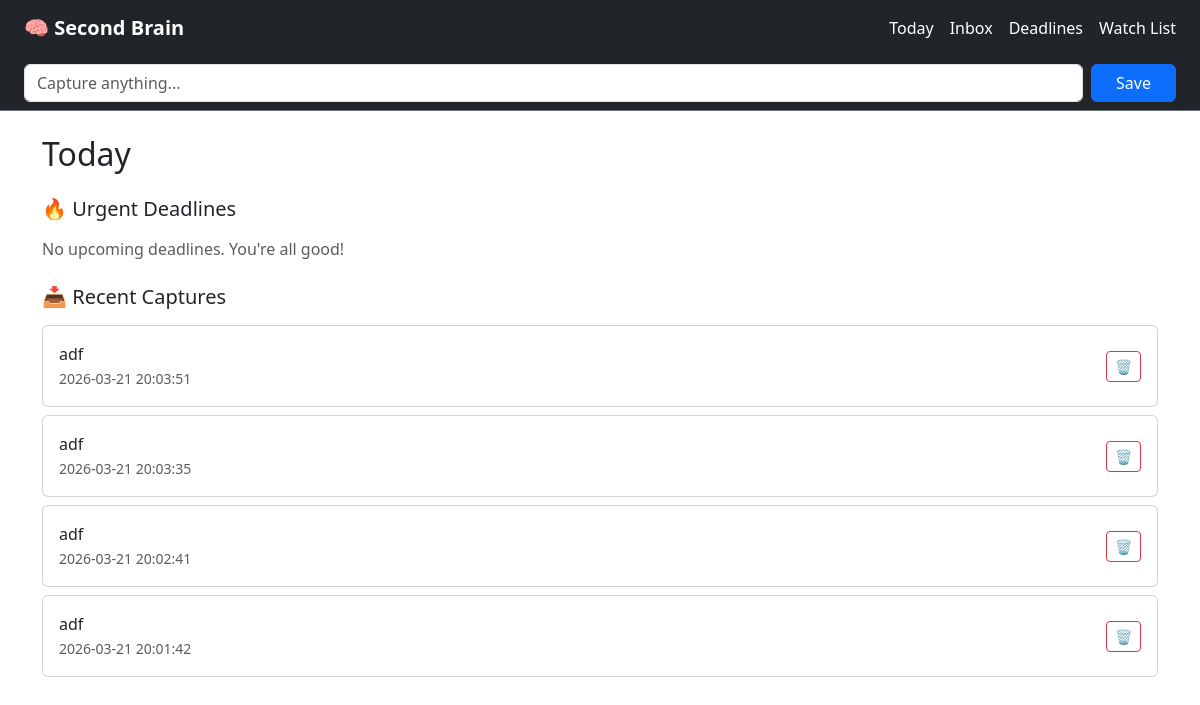
Before: / with the older database file.
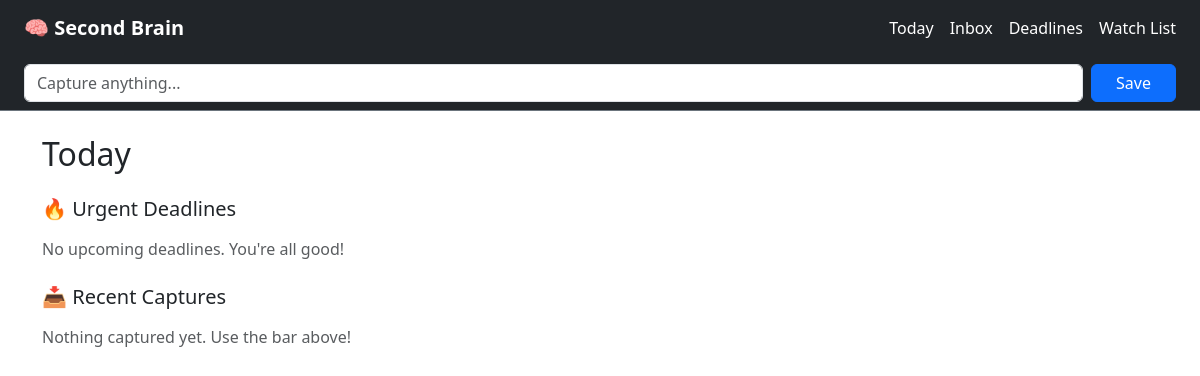
After: the same page with the newer database file.
### tables this page shows
CREATE TABLE items (
            id          INTEGER  PRIMARY KEY AUTOINCREMENT,
            content     TEXT     NOT NULL,
            type        TEXT     NOT NULL DEFAULT 'idea',
            status      TEXT     NOT NULL DEFAULT 'inbox',
            due_date    DATE,
            subject     TEXT,
            url         TEXT,
            source      TEXT     DEFAULT 'other',
            is_favorite INTEGER  NOT NULL DEFAULT 0,
            created_at  DATETIME NOT NULL DEFAULT (datetime('now'))
        );

### app.py (the view, shortened to what this page needs)
@app.route("/", methods=["GET", "POST"])
def today():
    db = get_db()
    if request.method == "POST":
        content = request.form.get("content", "").strip()
        if content:
            db.execute("INSERT INTO items (content) VALUES (?)", (content,))
            db.commit()
    deadlines = db.execute("""
        SELECT * FROM items
        WHERE type = 'deadline' AND status != 'done'
        ORDER BY due_date ASC
        LIMIT 3
    """).fetchall()
    recents = db.execute("""
        SELECT * FROM items
        ORDER BY created_at DESC
        LIMIT 5
    """).fetchall()
    db.close()
    today_date = date.today()
    tagged = []
    return render_template("today.html", tagged=tagged, recents=recents)

### database.py (called while the page is built)
def get_db():
    conn = sqlite3.connect(DB_PATH)
    conn.row_factory = sqlite3.Row
    return conn

### templates/today.html
{% extends "layout.html" %}
{% block content %}
<h2>Today</h2>
<h5 class="mt-4 mb-3">🔥 Urgent Deadlines</h5>
{% if tagged %}
  {% for item, urgency, days_left in tagged %}
    <div class="alert alert-{{ urgency }} d-flex justify-content-between align-items-center">
      <div>
        <strong>{{ item['content'] }}</strong>
        {% if item['subject'] %}
          <span class="badge bg-secondary ms-2">{{ item['subject'] }}</span>
        {% endif %}
      </div>
      <div class="d-flex align-items-center gap-3">
        <div class="text-end">
          <small>{{ item['due_date'] }}</small><br/>
          {% if days_left < 0 %}
            <small>{{ days_left|abs }} days overdue</small>
          {% elif days_left == 0 %}
            <small>Due today!</small>
          {% else %}
            <small>{{ days_left }} days left</small>
          {% endif %}
        </div>
        <form action="/delete/{{ item['id'] }}" method="POST">
          <button class="btn btn-sm btn-outline-danger" type="submit">🗑️</button>
        </form>
      </div>
    </div>
  {% endfor %}
{% else %}
  <p class="text-muted">No upcoming deadlines. You're all good!</p>
{% endif %}
<h5 class="mt-4 mb-3">📥 Recent Captures</h5>
{% if recents %}
  {% for item in recents %}
    <div class="card mb-2 p-3 d-flex flex-row justify-content-between align-items-center">
      <div>
        <p class="mb-0">{{ item['content'] }}</p>
        <small class="text-muted">{{ item['created_at'] }}</small>
      </div>
      <form action="/delete/{{ item['id'] }}" method="POST">
        <button class="btn btn-sm btn-outline-danger" type="submit">🗑️</button>
      </form>
    </div>
  {% endfor %}
{% else %}
  <p class="text-muted">Nothing captured yet. Use the bar above!</p>
{% endif %}
{% endblock %}

### templates/layout.html (shortened to what this page needs)
<!DOCTYPE html>
<html lang="en">
<head>
    <link href="https://cdn.jsdelivr.net/npm/bootstrap@5.3.0/dist/css/bootstrap.min.css" rel="stylesheet"/>
</head>
<body>
  <nav class="navbar navbar-dark bg-dark px-4">
    <a class="navbar-brand fw-bold" href="/">🧠 Second Brain</a>
    <div class="d-flex gap-3">
      <a class="nav-link text-white" href="/">Today</a>
      <a class="nav-link text-white" href="/inbox">Inbox</a>
      <a class="nav-link text-white" href="/deadlines">Deadlines</a>
      <a class="nav-link text-white" href="/watchlist">Watch List</a>
    </div>
  </nav>
  <div class="bg-dark py-2 px-4 border-bottom border-secondary">
    <form action="/inbox" method="POST" class="d-flex gap-2">
    <input type="text" name="content" class="form-control" placeholder="Capture anything..." autocomplete="off"/>
    <button class="btn btn-primary px-4" type="submit">Save</button>
    </form>
  </div>
  <main class="container py-4">
    {% block content %}{% endblock %}
  </main>
</body>
</html>

Changed rows visible on the page:
removed items: content "adf", created_at "2026-03-21 20:03:51"
removed items: content "adf", created_at "2026-03-21 20:03:35"
removed items: content "adf", created_at "2026-03-21 20:02:41"
removed items: content "adf", created_at "2026-03-21 20:01:42"
Other visible differences:
text now shown: "Nothing captured yet. Use the bar above!"
